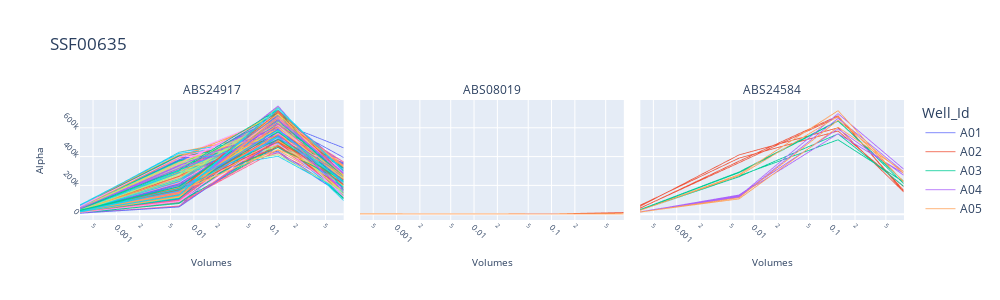

Write notebook code for a chart like this one.
### Code cell
strain_lines = px.line(stacked_wo_std_display, x="Volumes", y="Alpha", facet_col="Strain_id", color="Well_Id", line_group="Plate", log_x=True,
                   height=300, width=1000, title=proj_name)
strain_lines.update_xaxes(tickangle=45, tickfont=dict(size=8), title_font=dict(size=10))
strain_lines.update_yaxes(tickangle=45, tickfont=dict(size=8), title_font=dict(size=10))
strain_lines.update_traces(line=dict(width=0.8))
strain_lines.for_each_annotation(lambda a: a.update(text=a.text.split("=")[-1]))
